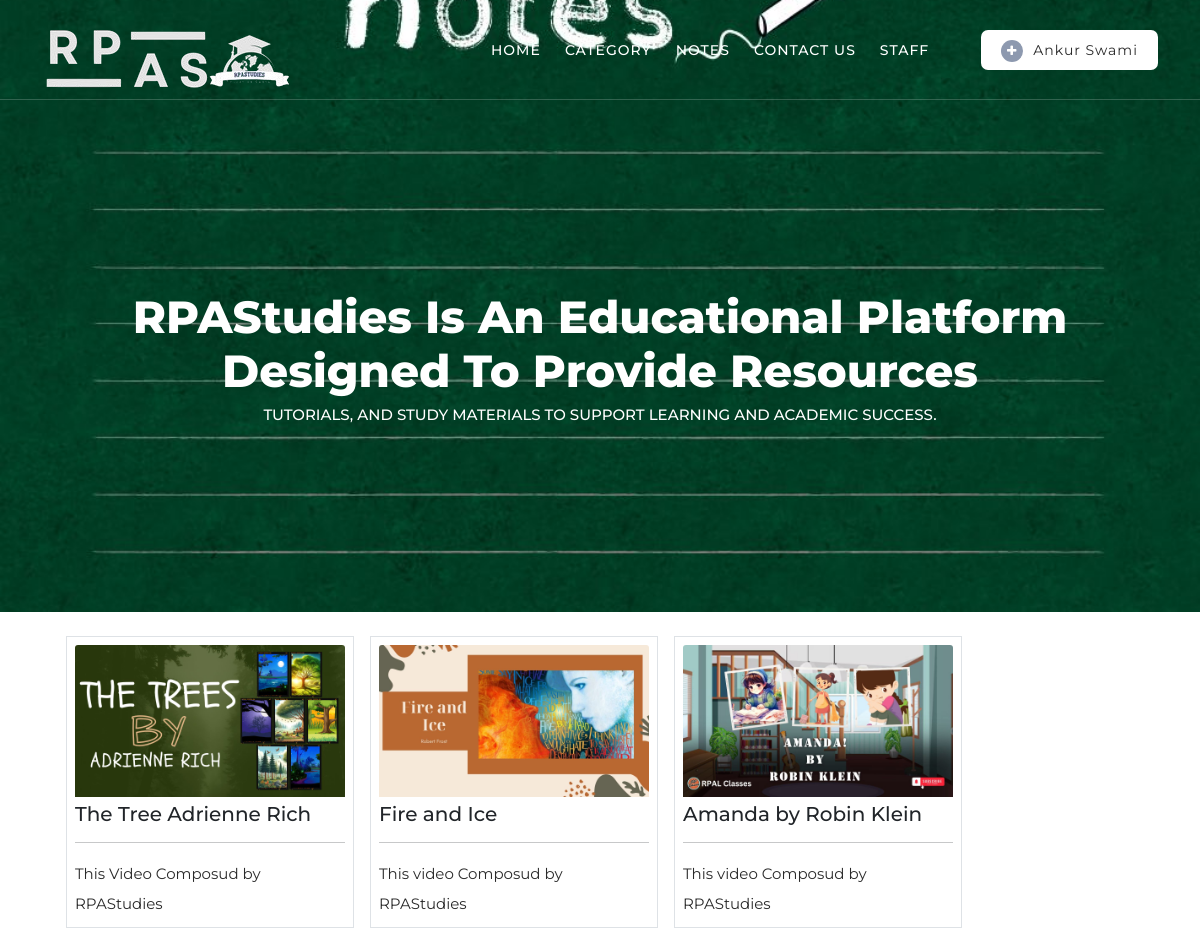
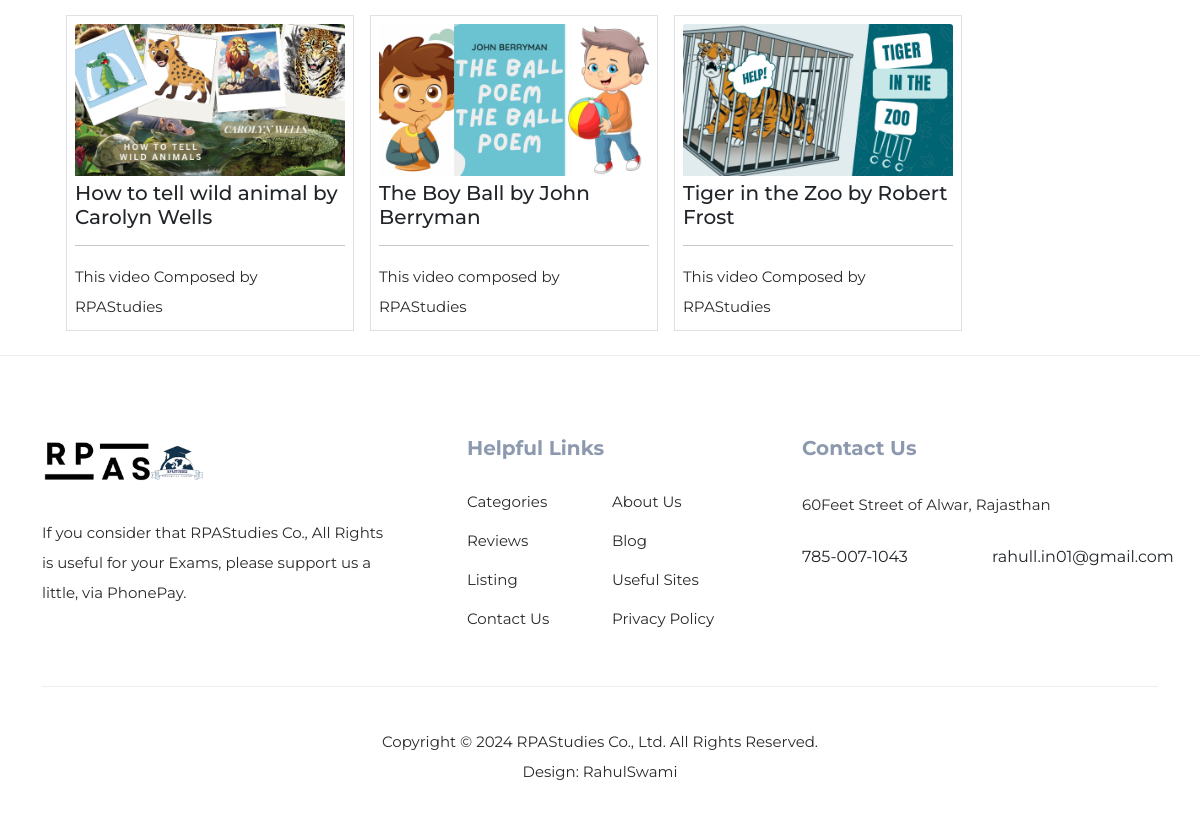
Page / (signed in) on the committed database (2 pictures, top to bottom).
### home/models.py (models this page shows, shortened)
class Video(models.Model):
    title = models.CharField(max_length=200)
    video_image = models.ImageField(upload_to='video_image/',default='')
    description = models.TextField(blank=True)
    video_file = models.FileField(upload_to='videos/')
    uploaded_at = models.DateTimeField(auto_now_add=True)

### home/views.py (the view)
# urls.py: path('',Base, name='home'),
@login_required(login_url='login_page')
def Base(request):
    profiles = User_Profile.objects.all()
    videos = Video.objects.all()
    return render(request, 'base.html', {'profiles':profiles, 'videos':videos})

### home/templates/base.html (shortened to what this page needs)
<!DOCTYPE html>
<html lang="en">
  <head>
    <link href="/static/vendor/bootstrap/css/bootstrap.min.css" rel="stylesheet">
    <link rel="stylesheet" href="/static/assets/css/fontawesome.css">
    <link rel="stylesheet" href="/static/assets/css/templatemo-plot-listing.css">
    <link rel="stylesheet" href="/static/assets/css/animated.css">
    <link rel="stylesheet" href="/static/assets/css/owl.css">
  </head>
<body>
  <header class="header-area header-sticky wow slideInDown" data-wow-duration="0.75s" data-wow-delay="0s">
    <div class="container">
      <div class="row">
        <div class="col-12">
          <nav class="main-nav">
            <a href="/" class="logo">
            </a>
            <ul class="nav">
              <li><a href="/" class="not_active">Home</a></li>
              <li><a href="{% url 'category' %}">Category</a></li>
              <li><a href="{% url 'notes' %}">Notes</a></li>
              <li><a href="{% url 'contact' %}">Contact Us</a></li>
              <li><a href="/admin/">Staff</a></li>
              <li><div class="main-white-button"><a type="button" class="btn btn-primary" data-bs-toggle="modal" data-bs-target="#staticBackdrop"><i class="fa fa-plus"></i>{{request.user.first_name}} {{request.user.last_name}}</a></div></li>
            </ul>
          </nav>
        </div>
      </div>
    </div>
  </header>
  <div class="main-banner">
    <div class="container">
      <div class="row">
        <div class="col-lg-12">
          <div class="top-text header-text">
            <h2 class="h2-starting-heading p-0 m-0">RPAStudies is an educational platform designed to provide resources</h2>
            <h6 class="my-2"> tutorials, and study materials to support learning and academic success.</h6>
          </div>
        </div>
      </div>
    </div>
  </div>
{% block body %}
<div class="container">
  <div class="modal-body card-group ">
    {% for video in videos %}
    <div class="car contact-pag my-2 mx-2 border p-2" style="width: 18rem;">
        <a href="{% url 'video_detail' video.id %}"><img src="/media/{{ video.video_image }}" class="card-img-top" alt="{{ video.title }}"></a>
        <div class="card-bod">
            <h5 class="card-title my-2">{{ video.title }}</h5><hr>
            <p class="card-text">{{ video.description }}</p>
        </div>
    </div>
      {% endfor %}
  </div>
</div>
{% endblock body %}
   <footer>
    <div class="container">
      <div class="row">
        <div class="col-lg-4">
          <div class="about">
            <div class="logo">
              <img src="/static/assets/images/RPAStudies-logo-white.png" alt="Plot Listing">
            </div>
            <p>If you consider that <a rel="nofollow" href="rahullswami_" title="follow instagram">RPAStudies Co., All Rights</a> is useful for your Exams, please <a rel="nofollow" href="rahullswami_" target="_blank">support us</a> a little, via PhonePay.</p>
          </div>
        </div>
        <div class="col-lg-4">
          <div class="helpful-links">
            <h4>Helpful Links</h4>
            <div class="row">
              <div class="col-lg-6 col-sm-6">
                <ul>
                  <li><a href="/category/">Categories</a></li>
                  <li><a href="/reviews/">Reviews</a></li>
                  <li><a href="/notes/">Listing</a></li>
                  <li><a href="/contact/">Contact Us</a></li>
                </ul>
              </div>
              <div class="col-lg-6">
                <ul>
                  <li><a href="/about/">About Us</a></li>
                  <li><a href="/blog/">Blog</a></li>
                  <li><a href="/">Useful Sites</a></li>
                  <li><a href="www.google.com">Privacy Policy</a></li>
                </ul>
              </div>
            </div>
          </div>
        </div>
        <div class="col-lg-4">
          <div class="contact-us">
            <h4>Contact Us</h4>
            <p>60Feet Street of Alwar, Rajasthan</p>
            <div class="row">
              <div class="col-lg-6">
                <a>785-007-1043</a>
              </div>
              <div class="col-lg-6">
                <a>rahull.in01@gmail.com</a>
              </div>
            </div>
          </div>
        </div>
        <div class="col-lg-12">
          <div class="sub-footer">
            <p>Copyright © 2024 RPAStudies Co., Ltd. All Rights Reserved.
            <br>
			Design: <a rel="nofollow" href="rahullswami_" title="rahullswami_">RahulSwami</a></p>
          </div>
        </div>
      </div>
    </div>
  </footer>
</body>
</html>

### home/templates/base.html (style rules this page uses)
.h2-starting-heading { padding: 0; margin: 0; }

### rows in the picture
Video: video_image (picture), title "The Tree Adrienne Rich", description "This Video Composud by RPAStudies"
Video: video_image (picture), title "Fire and Ice", description "This video Composud by RPAStudies"
Video: video_image (picture), title "Amanda by Robin Klein", description "This video Composud by RPAStudies"
Video: video_image (picture), title "How to tell wild animal by Carolyn Wells", description "This video Composed by RPAStudies"
Video: video_image (picture), title "The Boy Ball by John Berryman", description "This video composed by RPAStudies"
Video: video_image (picture), title "Tiger in the Zoo by Robert Frost", description "This video Composed by RPAStudies"

### other values in the picture
{{ request.user.first_name }} "Ankur"
{{ request.user.last_name }} "Swami"
